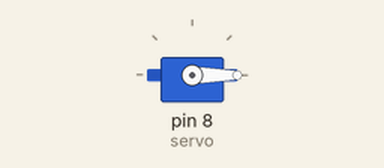
Recording of a sketch running on a simulated Arduino Uno, built with avr-gcc and run on an emulated ATmega328P. Shown: servo.

Above: at 0.05 s.
At 19.95 s:
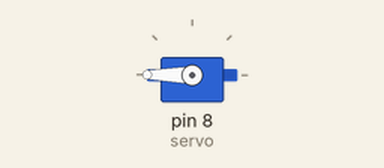
Timing chart, 0 to 26.0 s (numbered marks = the images above):
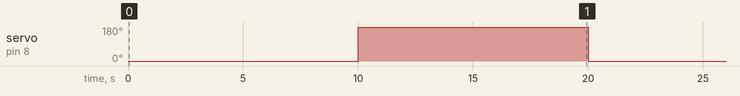

The sketch:

Servo_clase.ino
```cpp
#include <Servo.h>

Servo servo;

void setup() {
  // put your setup code here, to run once:
  servo.attach(8);
}

void loop() {
  // put your main code here, to run repeatedly:
  servo.write(0);
  delay(10000);
  servo.write(180);
  delay(10000);
}
```

Measured:
- by itself, servo on pin 8 (servo): alternates 180° for 10.0 s and 0° for 10.0 s
